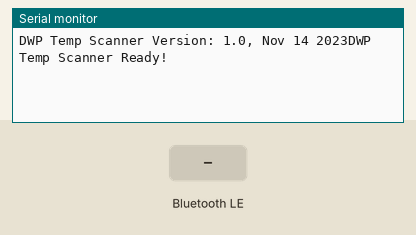
A sketch run on a simulated ESP32. Parts: the last lines printed to the serial monitor. The test bench sets the inputs (shaded band). Random numbers use the default seed unless the sketch sets one; nothing arrives over Bluetooth unless stated; a phone connects over Bluetooth LE 3 s after start.

Above: at 1.2 s.
1.3 s: Bluetooth LE write "0" received
At 2.5 s:
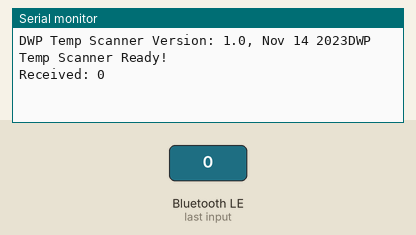
2.8 s: Bluetooth LE write "R" received
At 3.9 s:
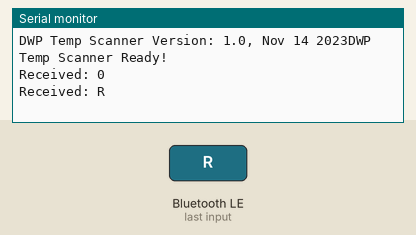
4.3 s: Bluetooth LE write "r" received
At 5.1 s:
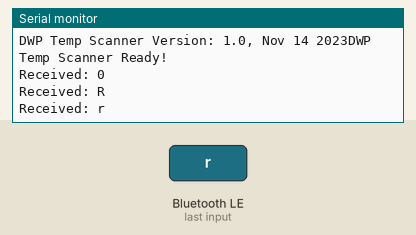
5.8 s: Bluetooth LE write "G" received
At 6.2 s:
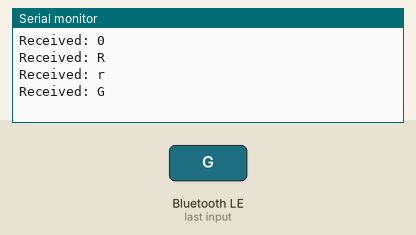
7.3 s: Bluetooth LE write "g" received
At 8.5 s:
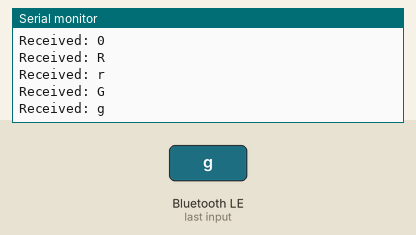
8.8 s: Bluetooth LE write "A" received
At 9.7 s:
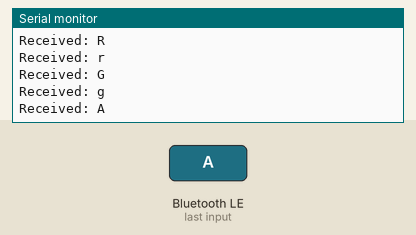

Measured:
- after the input at 1.3 s, the serial monitor: prints a new line at once (image 1)
- after the input at 2.8 s, the serial monitor: prints a new line at once (image 2)
- after the input at 4.3 s, the serial monitor: prints a new line at once (image 3)
- after the input at 5.8 s, the serial monitor: prints a new line at once (image 4)
- after the input at 7.3 s, the serial monitor: prints a new line at once (image 5)
- after the input at 8.8 s, the serial monitor: prints a new line at once (image 6)

The sketch:

ThermalScannerAmgSensor.ino
```cpp
/*
    Based on Neil Kolban example for IDF: https://github.com/nkolban/esp32-snippets/blob/master/cpp_utils/tests/BLE%20Tests/SampleServer.cpp
    Ported to Arduino ESP32 by Evandro Copercini
    updates by chegewara
*/

#include <BLEDevice.h>
#include <BLEUtils.h>
#include <BLEServer.h>

// See the following for generating UUIDs:
// https://www.uuidgenerator.net/

#define SERVICE_UUID     "4fafc201-1fb5-459e-8fcc-c5c9c331914b"
#define TEMP_CHAR_UUID   "beb5483e-36e1-4688-b7f5-ea07361b26a8"
#define DIST_CHAR_UUID   "beb5483e-36e2-4688-b7f5-ea07361b26a8"
#define LED_CHAR_UUID    "beb5483e-36e3-4688-b7f5-ea07361b26a8"
#define VER_CHAR_UUID    "beb5483e-36e4-4688-b7f5-ea07361b26a8"

#define VERSION_STR "DWP Temp Scanner Version: 1.0, "__DATE__

BLEServer *pServer;
BLEService *pService;

BLECharacteristic *pTempChar;
BLECharacteristic *pDistChar;
BLECharacteristic *pLedChar;
BLECharacteristic *pVerChar;


float getTempFH()
{
  float temp = random(800,1200)/10.0; //Read temp from the device in Fahrenheit
  return(temp);
}
int getDistCm()
{
  int dist = random(40,100); //Read dist value using laser device
  return(dist);
}

void GreenLedOnOff(char on_off)
{
  if(on_off == '0')
  {
    Serial.println("Green LED Turned Off");
  }
  if(on_off == '1')
  {
    Serial.println("Green LED Turned On");
  }
  //DigitalWrite(GreenLedPin, on_off - 0x30); //on_off will get value '0'=0x30 or '1'=0x31
}
void RedLedOnOff(char on_off)
{
  if(on_off == '0')
  {
    Serial.println("Red LED Turned Off");
  }
  if(on_off == '1')
  {
    Serial.println("Red LED Turned On");
  }
  //DigitalWrite(RedLedPin, on_off - 0x30);//on_off will get value '0'=0x30 or '1'=0x31
}
void LedsOnOff(char on_off)
{
  if(on_off == '0')
  {
    Serial.println("Green LED Turned Off");    Serial.println("Red LED Turned Off");
  }
  if(on_off == '1')
  {
    Serial.println("Green LED Turned On");    Serial.println("Red LED Turned On");
  }

  //DigitalWrite(GreenLedPin, on_off - 0x30);//on_off will get value '0'=0x30 or '1'=0x31
  //DigitalWrite(RedLedPin, on_off - 0x30);//on_off will get value '0'=0x30 or '1'=0x31
}

/******************************************************************************************************
 * Callbacks
 ******************************************************************************************************/
class TempCharCallbacks: public BLECharacteristicCallbacks
{
  void onRead(BLECharacteristic *pCharacteristic)
  {
    char degF[] = "°F";
    char tempF[16] = {0,};
    float temp_degF = getTempFH(); //Read temp from the sensor
    sprintf(tempF,"%.01f%s",temp_degF,degF);
    pCharacteristic->setValue(tempF);
    Serial.print("Temperature Value sent: ");Serial.println(tempF);
  }
};

class DistCharCallbacks: public BLECharacteristicCallbacks
{
  void onRead(BLECharacteristic *pCharacteristic)
  {
    char bufDist[16] = {0,};
    int distCm = getDistCm(); //Measure distance using laser device
    sprintf(bufDist,"%d",distCm);
    strcat(bufDist," cm");
    pCharacteristic->setValue(bufDist);
    Serial.print("Distance: ");Serial.println(bufDist);
  }
};

class LedCharCallbacks: public BLECharacteristicCallbacks
{
  void onWrite(BLECharacteristic *pCharacteristic)
  {
    std::string value = pCharacteristic->getValue();

    if (value.length() > 0)
    {
      Serial.print("Received: ");
      for (int i = 0; i < value.length(); i++)
      {
        Serial.print(value[i]);
      }
      Serial.println();
      //App writes R0/1 for Red Led Off/On, G0/1 for Green led Off/On, A0/1 for all the leds Off/On
      switch(value[0])
      {
        case 'R':
        case 'r':
          RedLedOnOff(value[1]);
          break;
        case 'G':
        case 'g':
          GreenLedOnOff(value[1]);
          break;
        case 'A':
        case 'a':
          LedsOnOff(value[1]);
          break;
      }
    }
  }
};

class VerCharCallbacks: public BLECharacteristicCallbacks
{
  void onRead(BLECharacteristic *pCharacteristic)
  {
    pCharacteristic->setValue(VERSION_STR);
    Serial.println(VERSION_STR);
  }
};

void setup()
{
  Serial.begin(115200);
  Serial.print(VERSION_STR);

  BLEDevice::init("DWP TempScan");
  pServer = BLEDevice::createServer();
  pService = pServer->createService(SERVICE_UUID);

  pTempChar = pService->createCharacteristic(TEMP_CHAR_UUID,BLECharacteristic::PROPERTY_READ);// | BLECharacteristic::PROPERTY_WRITE);
  pDistChar = pService->createCharacteristic(DIST_CHAR_UUID,BLECharacteristic::PROPERTY_READ);// | BLECharacteristic::PROPERTY_WRITE);
  pLedChar = pService->createCharacteristic(LED_CHAR_UUID,/*BLECharacteristic::PROPERTY_READ |*/ BLECharacteristic::PROPERTY_WRITE);
  pVerChar = pService->createCharacteristic(VER_CHAR_UUID,BLECharacteristic::PROPERTY_READ);// | BLECharacteristic::PROPERTY_WRITE);

  pTempChar->setCallbacks(new TempCharCallbacks());
  pDistChar->setCallbacks(new DistCharCallbacks());
  pLedChar->setCallbacks(new LedCharCallbacks());
  pVerChar->setCallbacks(new VerCharCallbacks());

  pService->start();
  // BLEAdvertising *pAdvertising = pServer->getAdvertising();  // this still is working for backward compatibility
  BLEAdvertising *pAdvertising = BLEDevice::getAdvertising();
  pAdvertising->addServiceUUID(SERVICE_UUID);
  pAdvertising->setScanResponse(true);
  pAdvertising->setMinPreferred(0x06);  // functions that help with iPhone connections issue
  pAdvertising->setMinPreferred(0x12);
  BLEDevice::startAdvertising();
  Serial.println("DWP Temp Scanner Ready!");
}

void loop()
{
  delay(1000);
}
```
